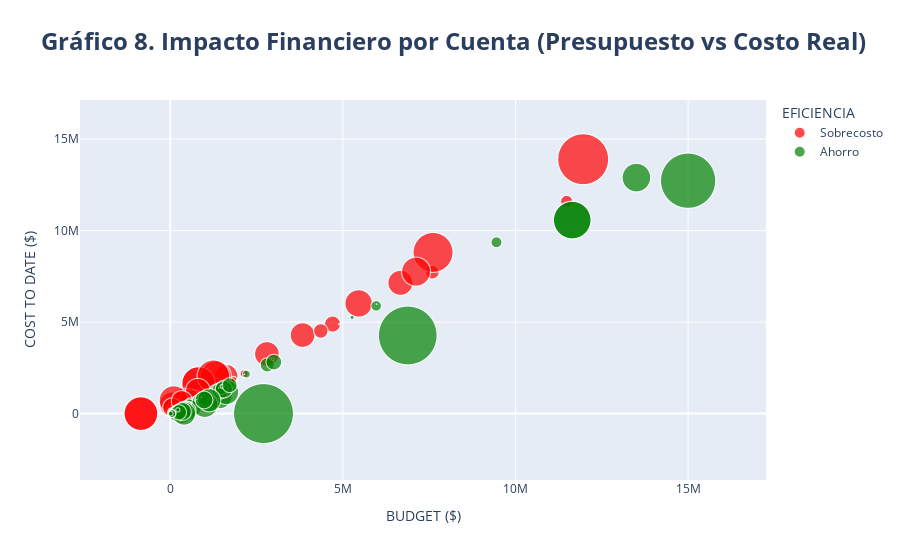

Here is the notebook cell this chart was saved with:
### Markdown cell above
El gráfico 7 facilita la visualización y comparación del uso del presupuesto entre cuentas globales. Al ser interactiva, permite identificar qué cuentas representan los mayores porcentajes del gasto total.

El usuario puede seleccionar cuentas específicas para analizar su peso relativo dentro del total, lo que resulta útil para detectar concentraciones de recursos, lo que también ayuda a tomar decisiones más informadas sobre la distribución presupuestal y posibles ajustes financieros.

### Code cell
final_cost_report["EFICIENCIA"] = np.where(final_cost_report["VARIANCE"] >= 0, "Ahorro", "Sobrecosto")

df_bubble = final_cost_report.dropna(subset=["BUDGET", "COST TO DATE", "VARIANCE"]).copy()

df_bubble["VARIANCE"] = df_bubble["VARIANCE"].abs() #se toman los valores abs para evitar errores

fig = px.scatter(df_bubble, 
                 x="BUDGET", 
                 y="COST TO DATE", 
                 size="VARIANCE", 
                 color="EFICIENCIA",
                 hover_name="ACCT",
                 color_discrete_map={"Ahorro": "green", "Sobrecosto": "red"},
                 title="<b> Gráfico 8. Impacto Financiero por Cuenta (Presupuesto vs Costo Real)</b>",
                 labels={"BUDGET": "BUDGET ($)", "COST TO DATE": "COST TO DATE ($)"},
                 size_max=60,height=600)

fig.update_layout(title={'x': 0.5}, title_font_size=24)
fig.show()

### Figure 1 — Plotly figure (JSON) as saved in the notebook; plotly's stock layout.template omitted (floating-point values rounded to 4 significant figures; data arrays with more than 128 entries replaced by an {"elided": "..."} marker saying what was removed)
{"data": [{"hovertemplate": "<b>%{hovertext}</b><br><br>EFICIENCIA=Sobrecosto<br>BUDGET ($)=%{x}<br>COST TO DATE ($)=%{y}<br>VARIANCE=%{marker.size}<extra></extra>", "hovertext": {"elided": "476 str values"}, "legendgroup": "Sobrecosto", "marker": {"color": "red", "size": {"elided": "476 float values"}, "sizemode": "area", "sizeref": 749.8, "symbol": "circle"}, "mode": "markers", "name": "Sobrecosto", "showlegend": true, "type": "scattergl", "x": {"elided": "476 float values"}, "xaxis": "x", "y": {"elided": "476 float values"}, "yaxis": "y"}, {"hovertemplate": "<b>%{hovertext}</b><br><br>EFICIENCIA=Ahorro<br>BUDGET ($)=%{x}<br>COST TO DATE ($)=%{y}<br>VARIANCE=%{marker.size}<extra></extra>", "hovertext": {"elided": "1979 str values"}, "legendgroup": "Ahorro", "marker": {"color": "green", "size": {"elided": "1979 float values"}, "sizemode": "area", "sizeref": 749.8, "symbol": "circle"}, "mode": "markers", "name": "Ahorro", "showlegend": true, "type": "scattergl", "x": {"elided": "1979 float values"}, "xaxis": "x", "y": {"elided": "1979 float values"}, "yaxis": "y"}], "layout": {"autosize": true, "legend": {"itemsizing": "constant", "title": {"text": "EFICIENCIA"}, "tracegroupgap": 0}, "title": {"font": {"size": 24}, "text": "<b> Gráfico 8. Impacto Financiero por Cuenta (Presupuesto vs Costo Real)</b>", "x": 0.5}, "xaxis": {"anchor": "y", "autorange": true, "domain": [0, 1], "range": [-2400000.0, 16920000.0], "title": {"text": "BUDGET ($)"}, "type": "linear"}, "yaxis": {"anchor": "x", "autorange": true, "domain": [0, 1], "range": [-3273000.0, 16830000.0], "title": {"text": "COST TO DATE ($)"}, "type": "linear"}}}
